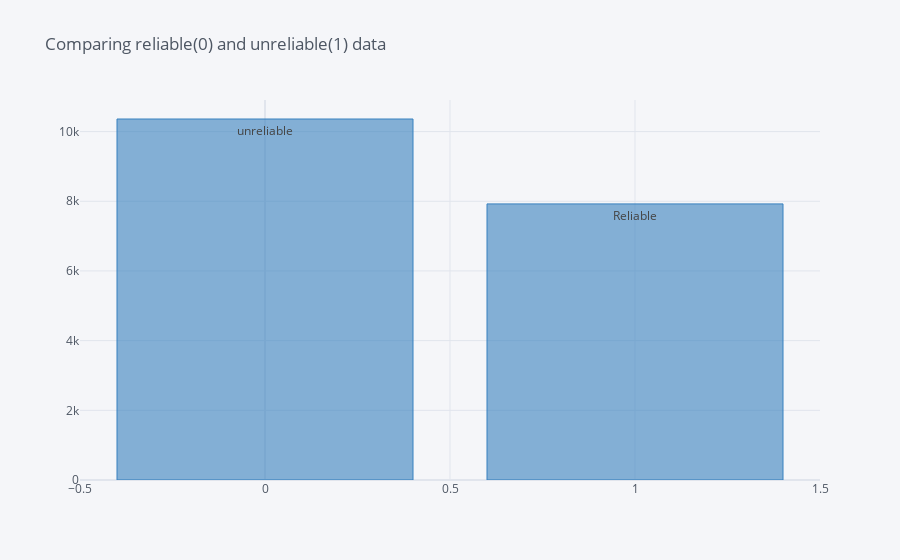

Write notebook code for a chart like this one.
### Code cell
train_dataset.label.value_counts().iplot(kind='bar',text=['unreliable', 'Reliable'], title='Comparing reliable(0) and unreliable(1) data',color=['blue'])

### Figure 1 — Plotly figure (JSON) as saved in the notebook; plotly's stock layout.template omitted (floating-point values rounded to 4 significant figures)
{"data": [{"marker": {"color": "rgba(55, 128, 191, 0.6)", "line": {"color": "rgba(55, 128, 191, 1.0)", "width": 1}}, "name": "label", "orientation": "v", "text": ["unreliable", "Reliable"], "type": "bar", "x": [0, 1], "y": [10361, 7924]}], "layout": {"legend": {"bgcolor": "#F5F6F9", "font": {"color": "#4D5663"}}, "paper_bgcolor": "#F5F6F9", "plot_bgcolor": "#F5F6F9", "title": {"font": {"color": "#4D5663"}, "text": "Comparing reliable(0) and unreliable(1) data"}, "xaxis": {"gridcolor": "#E1E5ED", "showgrid": true, "tickfont": {"color": "#4D5663"}, "title": {"font": {"color": "#4D5663"}, "text": ""}, "zerolinecolor": "#E1E5ED"}, "yaxis": {"gridcolor": "#E1E5ED", "showgrid": true, "tickfont": {"color": "#4D5663"}, "title": {"font": {"color": "#4D5663"}, "text": ""}, "zerolinecolor": "#E1E5ED"}}}
